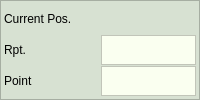
         <widget class="QFrame" name="frame_20">
          <property name="styleSheet">
           <string notr="true">background-color: rgb(215, 225, 210);</string>
          </property>
          <property name="frameShape">
           <enum>QFrame::StyledPanel</enum>
          </property>
          <property name="frameShadow">
           <enum>QFrame::Raised</enum>
          </property>
          <layout class="QGridLayout" name="gridLayout_47">
           <property name="leftMargin">
            <number>3</number>
           </property>
           <property name="topMargin">
            <number>3</number>
           </property>
           <property name="rightMargin">
            <number>3</number>
           </property>
           <property name="bottomMargin">
            <number>3</number>
           </property>
           <property name="spacing">
            <number>1</number>
           </property>
           <item row="0" column="0" colspan="2">
            <widget class="QLabel" name="label_16">
             <property name="text">
              <string>Current Pos.</string>
             </property>
            </widget>
           </item>
           <item row="1" column="0">
            <widget class="QLabel" name="label_18">
             <property name="text">
              <string>Rpt.</string>
             </property>
            </widget>
           </item>
           <item row="1" column="1">
            <widget class="QLabel" name="CurrentRpt">
             <property name="styleSheet">
              <string notr="true">background-color: rgb(250, 255, 240);</string>
             </property>
             <property name="frameShape">
              <enum>QFrame::StyledPanel</enum>
             </property>
             <property name="frameShadow">
              <enum>QFrame::Raised</enum>
             </property>
             <property name="text">
              <string/>
             </property>
             <property name="alignment">
              <set>Qt::AlignRight|Qt::AlignTrailing|Qt::AlignVCenter</set>
             </property>
            </widget>
           </item>
           <item row="2" column="0">
            <widget class="QLabel" name="label_34">
             <property name="text">
              <string>Point</string>
             </property>
            </widget>
           </item>
           <item row="2" column="1">
            <widget class="QLabel" name="CurrentPnt">
             <property name="styleSheet">
              <string notr="true">background-color: rgb(250, 255, 240);</string>
             </property>
             <property name="frameShape">
              <enum>QFrame::StyledPanel</enum>
             </property>
             <property name="frameShadow">
              <enum>QFrame::Raised</enum>
             </property>
             <property name="text">
              <string/>
             </property>
             <property name="alignment">
              <set>Qt::AlignRight|Qt::AlignTrailing|Qt::AlignVCenter</set>
             </property>
            </widget>
           </item>
          </layout>
         </widget>
